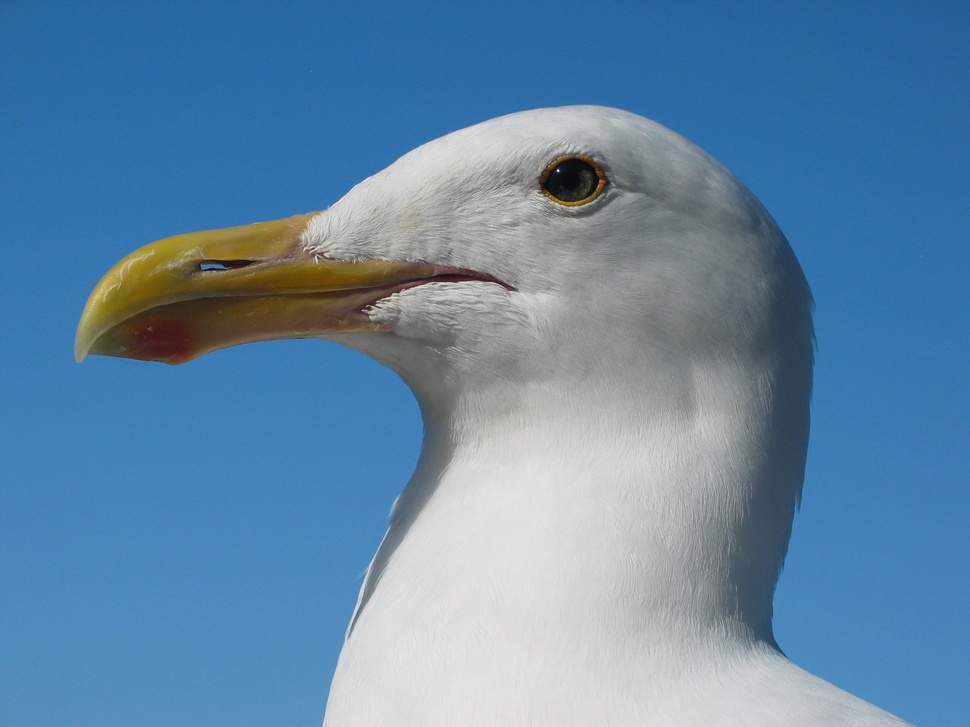
#> input picture assignment7/image1.jpg, 970 x 727 px, shrunk from 2272 x 1704 before the run
$ python prewitt_operator.py
#> lines starting #> are read from the running program, lines starting #| are printed output that depends on the picture
import cv2 as cv
import numpy as np
import matplotlib.pyplot as plt

# Read image
img = cv.imread('image1.jpg', cv.COLOR_BGR2GRAY)
#> img is the input picture: shape (727, 970, 3); mean B, G, R 166.6, 134.5, 97.1
rgb_img = cv.cvtColor(img, cv.COLOR_BGR2RGB)

# Grayscale processing image
grayImage = cv.cvtColor(img, cv.COLOR_BGR2GRAY)
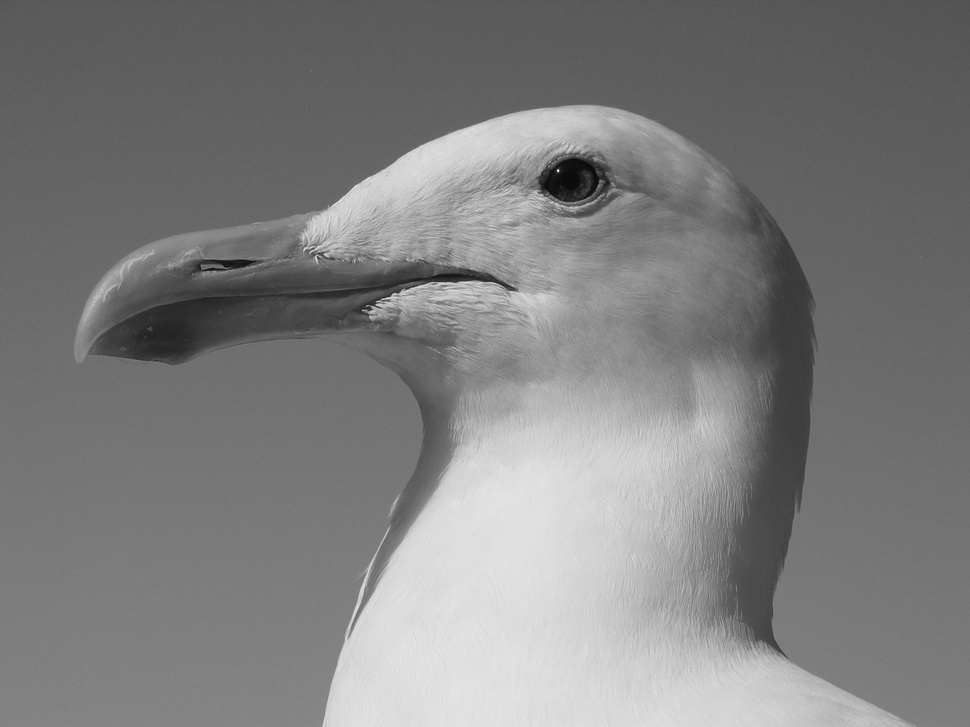
#> grayImage: shape (727, 970); min 7, max 255, mean 127

# Prewitt operator
kernelx = np.array([[1,1,1],[0,0,0],[-1,-1,-1]],dtype=int)
kernely = np.array([[-1,0,1],[-1,0,1],[-1,0,1]],dtype=int)

x = cv.filter2D(grayImage, cv.CV_16S, kernelx)
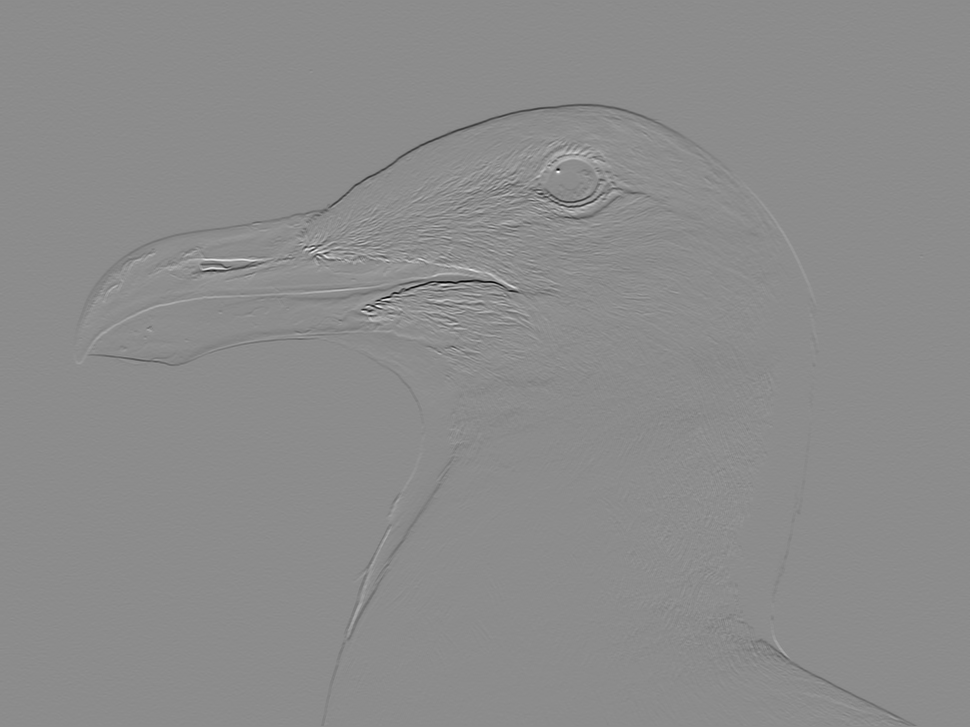
#> x: shape (727, 970) int16; min -500, max 408, mean -0.8; drawn with min black and max white
y = cv.filter2D(grayImage, cv.CV_16S, kernely)

# Turn uint8, image fusion
absX = cv.convertScaleAbs(x)
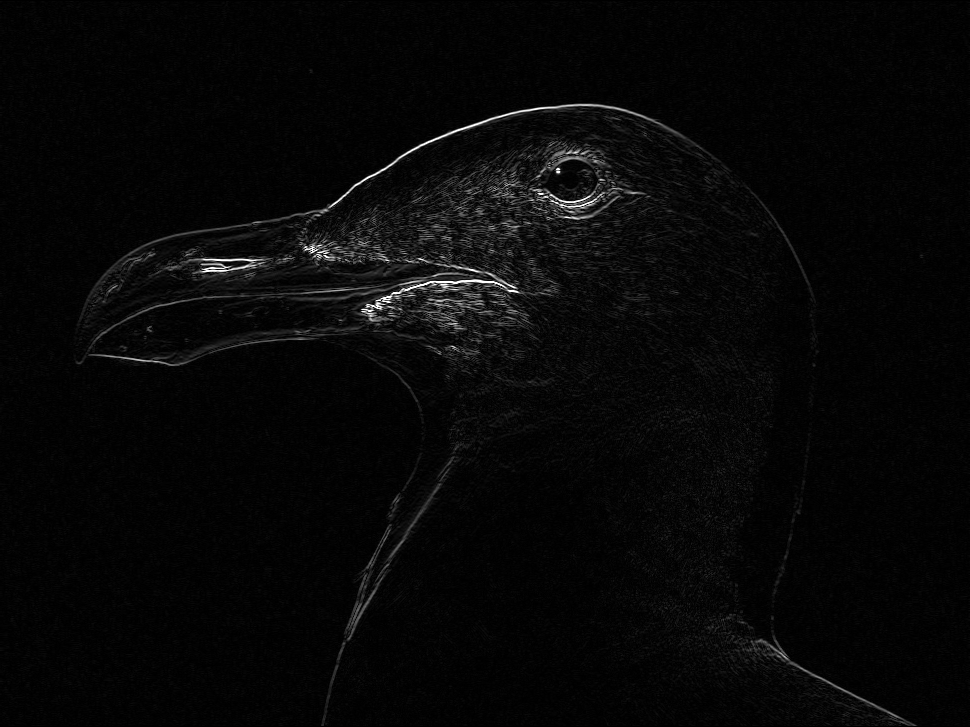
#> absX: shape (727, 970); min 0, max 255, mean 7.1
absY = cv.convertScaleAbs(y)
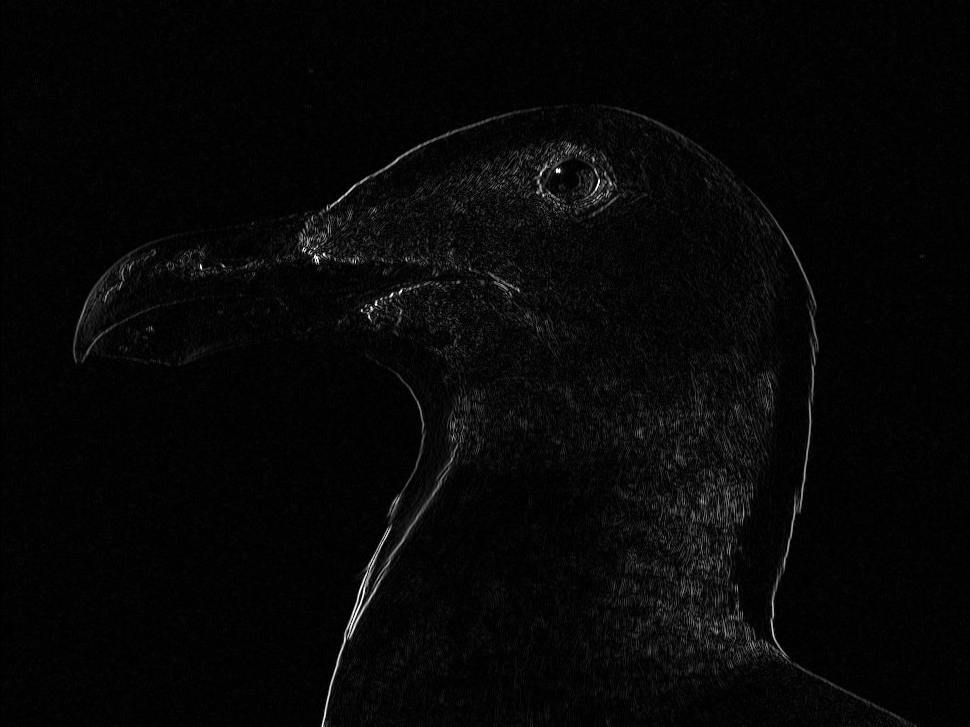
#> absY: shape (727, 970); min 0, max 255, mean 6.7
Prewitt = cv.addWeighted(absX, 0.5, absY, 0.5, 0)

# Used to display Chinese labels normally
plt.figure(dpi=150)
plt.rcParams['font.sans-serif'] = ['SimHei']

# Display graphics
titles = ['The original image', 'Prewitt operator']
images = [rgb_img, Prewitt]

for i in range(2):
    plt.subplot(1, 2, i + 1), plt.imshow(images[i], 'gray')
    plt.title(titles[i])
    plt.xticks([]), plt.yticks([])
plt.show();
